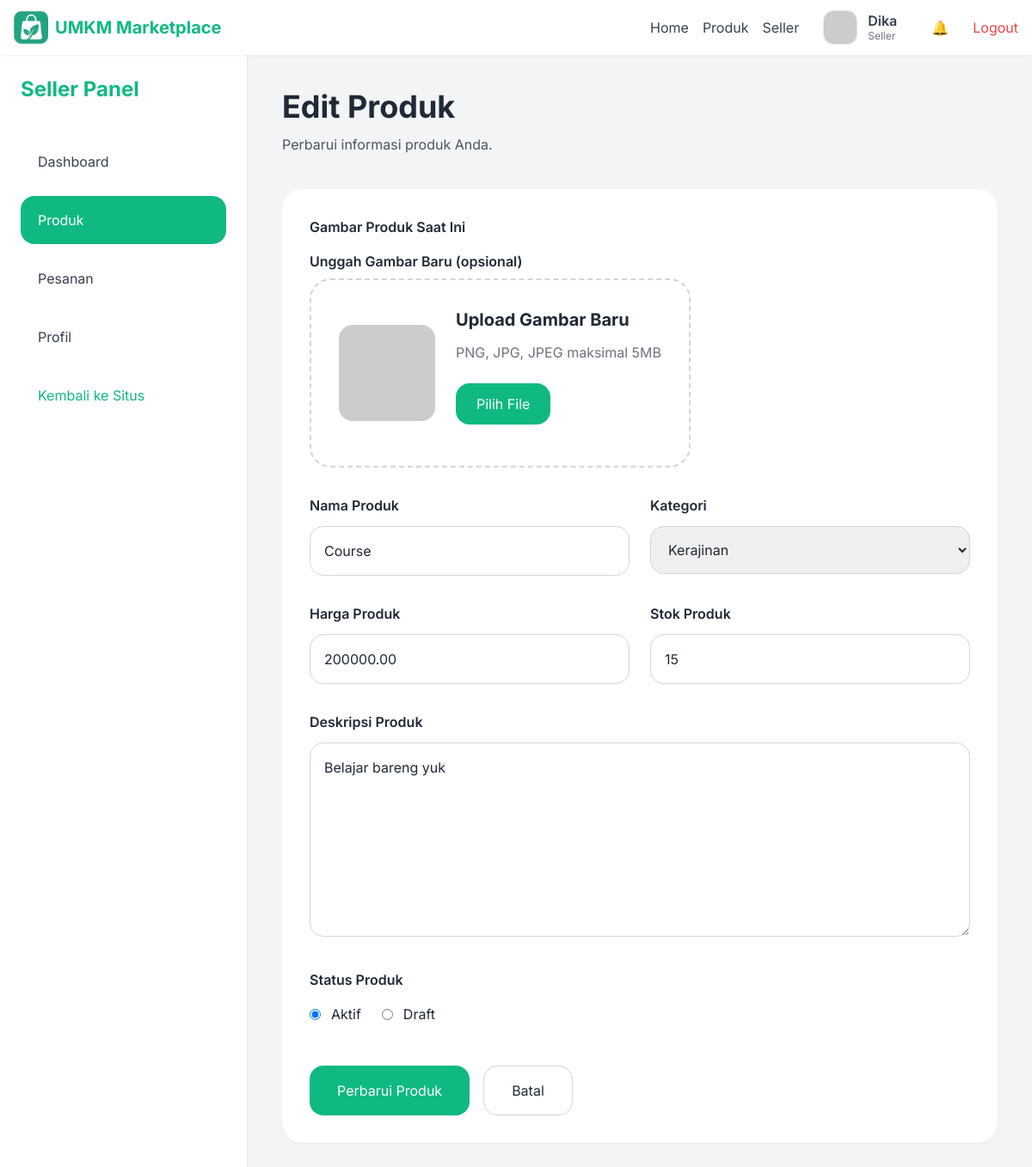
The page /src/views/seller/edit-product.php?id=1 (signed in) on the database its author committed.
### tables this page shows
CREATE TABLE `products` (
  `id` int NOT NULL,
  `seller_id` int NOT NULL,
  `category_id` int NOT NULL,
  `name` varchar(255) NOT NULL,
  `description` text,
  `price` decimal(12,2) NOT NULL,
  `stock` int DEFAULT '0',
  `image` varchar(255) DEFAULT NULL,
  `status` enum('active','draft') DEFAULT 'active',
  `created_at` timestamp NULL DEFAULT CURRENT_TIMESTAMP
);

CREATE TABLE `categories` (
  `id` int NOT NULL,
  `name` varchar(100) NOT NULL,
  `created_at` timestamp NULL DEFAULT CURRENT_TIMESTAMP,
  `icon` varchar(255) DEFAULT NULL
);

### src/views/seller/edit-product.php (the view, shortened to what this page needs)
<?php require_once '../../config/database.php'; ?>
<?php
$id = intval($_GET['id'] ?? 0);
$userId = $_SESSION['user']['id'];
$res = mysqli_query(
    $conn,
    "SELECT * FROM products
     WHERE id='$id'
     AND seller_id='$userId'
     LIMIT 1"
);
$product = mysqli_fetch_assoc($res);
$categories = mysqli_query($conn, "SELECT * FROM categories");
?>
<?php include '../layouts/header.php'; ?>
<div class="flex bg-gray-100 min-h-screen overflow-hidden">
  <?php include 'sidebar.php'; ?>
  <main class="flex-1 min-w-0 overflow-x-hidden p-4 lg:p-10">
    <div class="mb-10">
      <h1 class="text-3xl lg:text-4xl font-bold mb-3">
        Edit Produk
      </h1>
      <p class="text-gray-600">
        Perbarui informasi produk Anda.
      </p>
    </div>
    <div class="bg-white rounded-3xl shadow-sm p-5 lg:p-8">
      <form action="<?= BASE_URL ?>/src/seller/update-product.php?id=<?= $product['id']; ?>" method="POST" enctype="multipart/form-data" class="space-y-8">
        <div>
          <label class="block font-semibold mb-4">
            Gambar Produk Saat Ini
          </label>
          <div class="grid lg:grid-cols-[auto_1fr] gap-6 items-center mb-6">
            <?php
            $currentImage = (!empty($product['image']) &&
                file_exists(__DIR__ . '/../../uploads/products/' . $product['image']))
                ? UPLOAD_URL . '/products/' . $product['image']
                : 'https://placehold.co/300';
            ?>
            <div>
              <label class="block font-semibold mb-2">Unggah Gambar Baru (opsional)</label>
              <div class="border-2 border-dashed border-gray-300 rounded-3xl p-8 hover:border-emerald-500 transition">
              <div class="flex flex-col lg:flex-row items-center gap-6">
                <div id="currentImagePreview" class="w-28 h-28 rounded-2xl bg-cover bg-center" style="background-image: url('<?= $currentImage; ?>');"></div>
                <div class="flex-1">
                  <h3 class="text-xl font-bold mb-3">
                    Upload Gambar Baru
                  </h3>
                  <p class="text-gray-500 mb-6">
                    PNG, JPG, JPEG maksimal 5MB
                  </p>
                  <button
                    type="button"
                    id="selectImageButton"
                    class="bg-emerald-500 hover:bg-emerald-600 text-white px-6 py-3 rounded-2xl transition"
                  >
                    Pilih File
                  </button>
                </div>
              </div>
            </div>
            </div>
          </div>
        </div>
        <div class="grid grid-cols-1 lg:grid-cols-2 gap-6">
          <div>
            <label class="block font-semibold mb-3">
              Nama Produk
            </label>
            <input
              type="text"
              name="name"
              required
              value="<?= htmlspecialchars($product['name']); ?>"
              placeholder="Masukkan nama produk"
              class="w-full border border-gray-300 rounded-2xl px-4 py-4 focus:outline-none focus:ring-2 focus:ring-emerald-500"
            >
          </div>
          <div>
            <label class="block font-semibold mb-3">
              Kategori
            </label>
            <select
              name="category_id" required class="w-full border border-gray-300 rounded-2xl px-4 py-4 focus:outline-none focus:ring-2 focus:ring-emerald-500"
            >
              <?php while($category = mysqli_fetch_assoc($categories)): ?>
                <option value="<?= $category['id']; ?>" <?= $category['id']==$product['category_id']? 'selected':''; ?>>
                  <?= htmlspecialchars($category['name']); ?>
                </option>
              <?php endwhile; ?>
            </select>
          </div>
        </div>
        <div class="grid grid-cols-1 lg:grid-cols-2 gap-6">
          <div>
            <label class="block font-semibold mb-3">
              Harga Produk
            </label>
            <input
              name="price"
              type="number"
              required
              step="0.01"
              value="<?= html_entity_decode($product['price']) ?>"
              placeholder="Masukkan harga"
              class="w-full border border-gray-300 rounded-2xl px-4 py-4 focus:outline-none focus:ring-2 focus:ring-emerald-500"
            >
          </div>
          <div>
            <label class="block font-semibold mb-3">
              Stok Produk
            </label>
            <input
              name="stock"
              type="number"
              required
              min="0"
              value="<?= htmlspecialchars($product['stock']); ?>"
              placeholder="Masukkan stok"
              class="w-full border border-gray-300 rounded-2xl px-4 py-4 focus:outline-none focus:ring-2 focus:ring-emerald-500"
            >
          </div>
        </div>
        <div>
          <label class="block font-semibold mb-3">
            Deskripsi Produk
          </label>
          <textarea
            name="description"
            required
            rows="8"
            placeholder="Masukkan deskripsi produk..."
            class="w-full border border-gray-300 rounded-2xl px-4 py-4 focus:outline-none focus:ring-2 focus:ring-emerald-500"
          ><?= htmlspecialchars($product['description']); ?></textarea>
        </div>
        <div>
          <label class="block font-semibold mb-4">
            Status Produk
          </label>
          <div class="flex flex-wrap gap-6">
            <label class="flex items-center gap-3">
              <input type="radio" name="status" value="active" <?= $product['status']=='active'? 'checked':''; ?>>
              <span>Aktif</span>
            </label>
            <label class="flex items-center gap-3">
              <input name="status" type="radio" value="draft" <?= $product['status']=='draft'? 'checked':''; ?>>
              <span>Draft</span>
            </label>
          </div>
        </div>
        <div class="flex flex-col sm:flex-row gap-4 pt-4">
          <button
            type="submit"
            class="bg-emerald-500 hover:bg-emerald-600 text-white px-8 py-4 rounded-2xl transition"
          >
            Perbarui Produk
          </button>
          <a href="products.php" class="border border-gray-300 hover:bg-gray-100 px-8 py-4 rounded-2xl transition inline-block">Batal</a>
        </div>
      </form>
    </div>
      </main>
</div>
</body>
</html>

### src/views/layouts/header.php (style rules this page uses)
body { font-family: 'Inter', sans-serif; }

### rows shown on the page
products: name "Course", category_id "Kerajinan", price "200000.00", stock "15", description "Belajar bareng yuk", status "☑ Aktif", status "☐ Draft"

### other values the page prints
$_SESSION['user']['name'] "Dika"
$_SESSION['user']['role'] "Seller"
